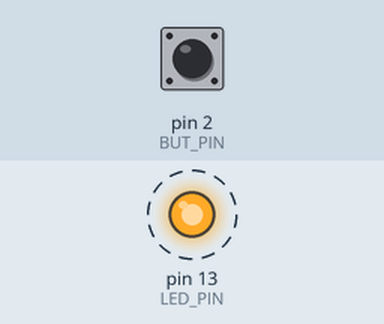
Bench run of a sketch on a simulated Arduino Uno, built with avr-gcc and run on an emulated ATmega328P. Shown: output pins drawn as LEDs (lit = HIGH). Dashed ring = blinking. The test bench sets the inputs (shaded band); at power-on: pin 2 (BUT_PIN) HIGH.

Above: at 0.5 s.
Timing chart, 0 to 4.6 s (numbered marks = the images above):
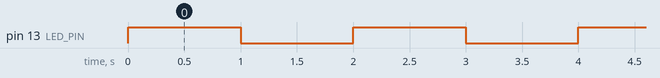

The sketch:

exercicio1_interativo.ino
```cpp
#define LED_PIN 13
#define BUT_PIN 2

void setup(){
  pinMode(LED_PIN, OUTPUT);
  pinMode(BUT_PIN, INPUT);
  }

void loop(){
  digitalWrite(LED_PIN, HIGH);
  delay(1000);
  digitalWrite(LED_PIN, LOW);
  delay(1000);

  int button = digitalRead(BUT_PIN);
  if (button == LOW){
    digitalWrite(LED_PIN, HIGH);
    while(1);
  }
}
```

Measured:
- by itself, pin 13 (LED_PIN): alternates HIGH for 1.0 s and LOW for 1.0 s
